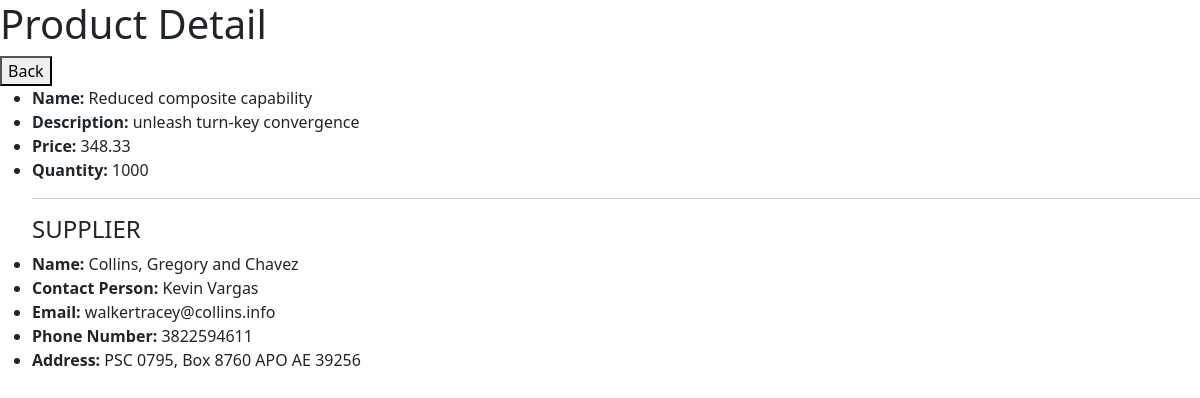
/inventory/60/ (signed in), run on an earlier commit of the app's database.
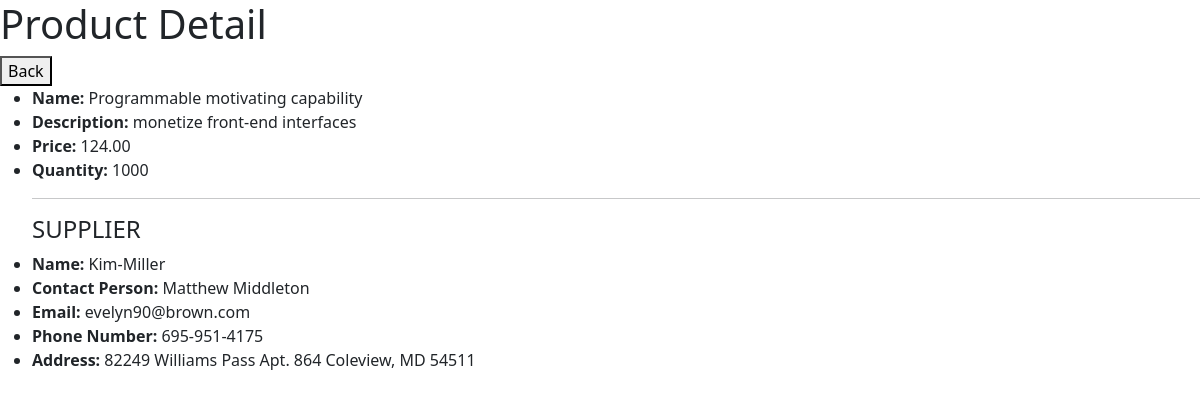
And on a later commit of the database.
### inventories/models.py (models this page shows, shortened)
class Product(models.Model):
    name = models.CharField(max_length=100)
    description = models.TextField()
    price = models.DecimalField(max_digits=10, decimal_places=2)
    quantity = models.IntegerField()
    supplier = models.ForeignKey(Supplier, on_delete=models.CASCADE)

class Supplier(models.Model):
    name = models.CharField(max_length=100)
    contact_person = models.CharField(max_length=100)
    email = models.EmailField()
    phone_number = models.CharField(max_length=20)
    address = models.TextField()

### inventories/views.py (the view)
# urls.py: path('inventory/<int:pk>/', ProductDetailView.as_view(), name='detail-product'),
class ProductDetailView(PermissionRequiredMixin, DetailView):
    permission_required = ['inventories.view_product', ]
    template_name = 'product-detail.html'
    model = Product
    def get_queryset(self):
        queryset = super().get_queryset()
        queryset = queryset.select_related('supplier')
        return queryset

### templates/product-detail.html (shortened to what this page needs)
{% extends 'base.html' %}
{% block body %}
    <h1>Product Detail</h1>
    <a href="{% url 'list-products' %}">
        <button>Back</button>
    </a>
    <ul>
        <li><strong>Name:</strong> {{ object.name }}</li>
        <li><strong>Description:</strong> {{ object.description }}</li>
        <li><strong>Price:</strong> {{ object.price }}</li>
        <li><strong>Quantity:</strong> {{ object.quantity }}</li>
        <hr>
        <h4>SUPPLIER</h4>
        <li><strong>Name:</strong> {{ object.supplier.name }}</li>
        <li><strong>Contact Person:</strong> {{ object.supplier.contact_person }}</li>
        <li><strong>Email:</strong> {{ object.supplier.email }}</li>
        <li><strong>Phone Number:</strong> {{ object.supplier.phone_number }}</li>
        <li><strong>Address:</strong> {{ object.supplier.address }}</li>
    </ul>
{% endblock body %}

What changed in the data, as far as the page shows it:
changed Product: name "Reduced composite capability" → "Programmable motivating capability"; description "unleash turn-key convergence" → "monetize front-end interfaces"; price "348.33" → "124.00"; supplier.name "Collins, Gregory and Chavez" → "Kim-Miller"; supplier.contact_person "Kevin Vargas" → "Matthew Middleton"; supplier.email "walkertracey@collins.info" → "evelyn90@brown.com"; supplier.phone_number "3822594611" → "695-951-4175"; supplier.address "PSC 0795, Box 8760 APO AE 39256" → "82249 Williams Pass Apt. 864 Coleview, MD 54511"
